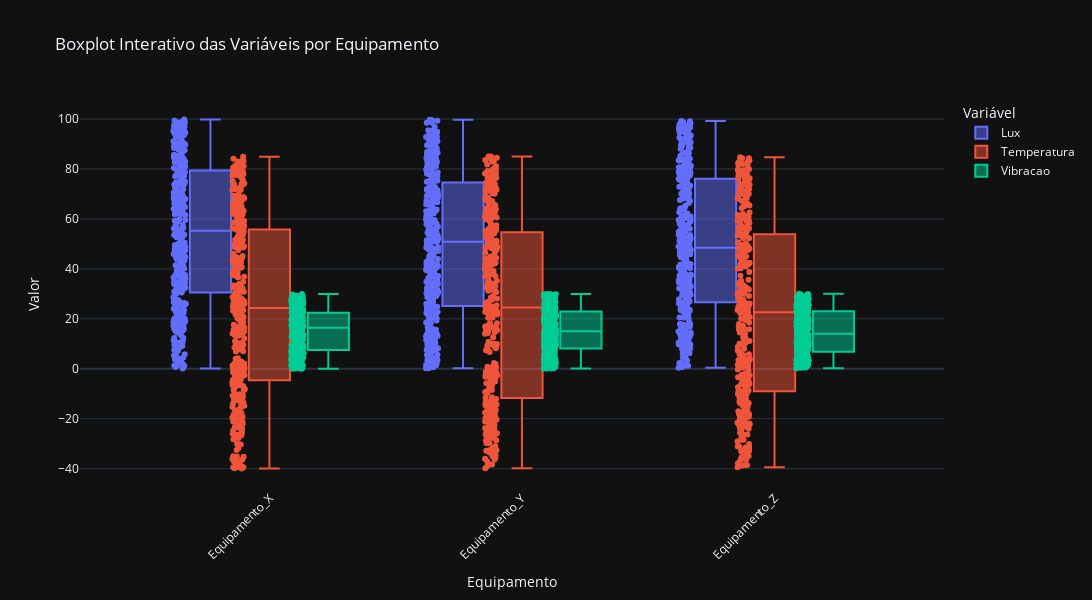

Here is the notebook cell this chart was saved with:
### Markdown cell above
📊 Boxplot interativo das variáveis por Tipo de Semente

Foi criado um boxplot interativo com Plotly para visualizar a distribuição das variáveis numéricas de cada tipo de semente de trigo. Através da função `melt()`, a base foi transformada para o formato longo, permitindo o agrupamento por classe (target) e por variável. Esse gráfico revela diferenças significativas nas medianas e amplitudes interquartis, além da presença de potenciais outliers. Por exemplo, as variedades Kama e Canadian apresentam padrões distintos em variáveis como Compacidade e Comprimento do Sulco do Núcleo. Essas diferenças são úteis para a criação de modelos de classificação baseados em características físicas das sementes.

### Code cell
#📊 Boxplot interativo das variáveis

df_long = df.melt(id_vars=boxplot_target_col,
                  value_vars=boxplot_cols,
                  var_name=boxplot_legend_title,
                  value_name=boxplot_yaxis_title)

fig = px.box(df_long,
             x=boxplot_target_col,
             y=boxplot_yaxis_title,
             color=boxplot_legend_title,
             points='all',
             title=boxplot_title)

fig.update_layout(
    xaxis_title=boxplot_xaxis_title,
    yaxis_title=boxplot_yaxis_title,
    boxmode=boxplot_mode,
    xaxis_tickangle=-45,
    legend_title=boxplot_legend_title,
    height=boxplot_height,
    width=boxplot_width
)
fig.show()

### Figure 1 — Plotly figure (JSON) as saved in the notebook; plotly's stock layout.template omitted (floating-point values rounded to 4 significant figures; data arrays with more than 128 entries replaced by an {"elided": "..."} marker saying what was removed)
{"data": [{"alignmentgroup": "True", "boxpoints": "all", "hovertemplate": "Variável=Lux<br>Equipamento=%{x}<br>Valor=%{y}<extra></extra>", "legendgroup": "Lux", "marker": {"color": "#636efa"}, "name": "Lux", "notched": false, "offsetgroup": "Lux", "orientation": "v", "showlegend": true, "x": {"elided": "1000 str values"}, "x0": " ", "xaxis": "x", "y": {"elided": "1000 float values"}, "y0": " ", "yaxis": "y", "type": "box"}, {"alignmentgroup": "True", "boxpoints": "all", "hovertemplate": "Variável=Temperatura<br>Equipamento=%{x}<br>Valor=%{y}<extra></extra>", "legendgroup": "Temperatura", "marker": {"color": "#EF553B"}, "name": "Temperatura", "notched": false, "offsetgroup": "Temperatura", "orientation": "v", "showlegend": true, "x": {"elided": "1000 str values"}, "x0": " ", "xaxis": "x", "y": {"elided": "1000 float values"}, "y0": " ", "yaxis": "y", "type": "box"}, {"alignmentgroup": "True", "boxpoints": "all", "hovertemplate": "Variável=Vibracao<br>Equipamento=%{x}<br>Valor=%{y}<extra></extra>", "legendgroup": "Vibracao", "marker": {"color": "#00cc96"}, "name": "Vibracao", "notched": false, "offsetgroup": "Vibracao", "orientation": "v", "showlegend": true, "x": {"elided": "1000 str values"}, "x0": " ", "xaxis": "x", "y": {"elided": "1000 float values"}, "y0": " ", "yaxis": "y", "type": "box"}], "layout": {"xaxis": {"anchor": "y", "domain": [0.0, 1.0], "title": {"text": "Equipamento"}, "tickangle": -45}, "yaxis": {"anchor": "x", "domain": [0.0, 1.0], "title": {"text": "Valor"}}, "legend": {"title": {"text": "Variável"}, "tracegroupgap": 0}, "title": {"text": "Boxplot Interativo das Variáveis por Equipamento"}, "boxmode": "group", "height": 600, "width": 1200}}
